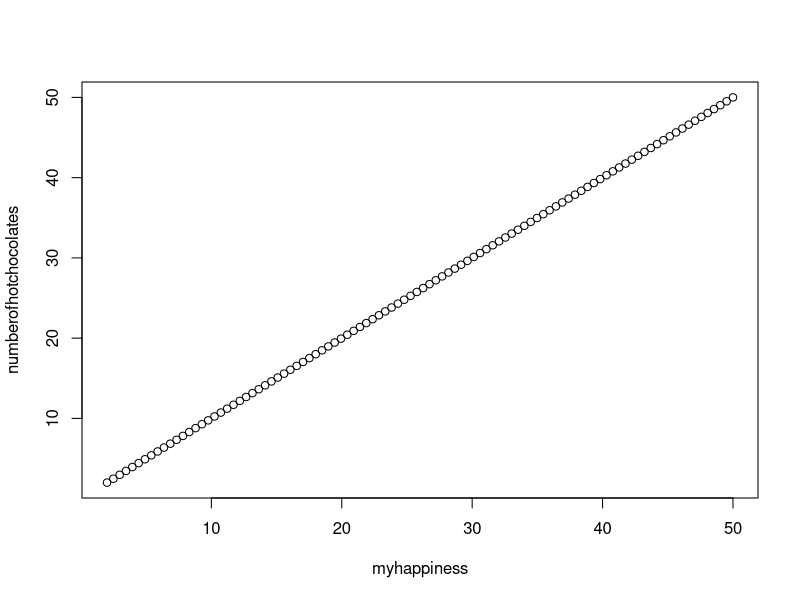
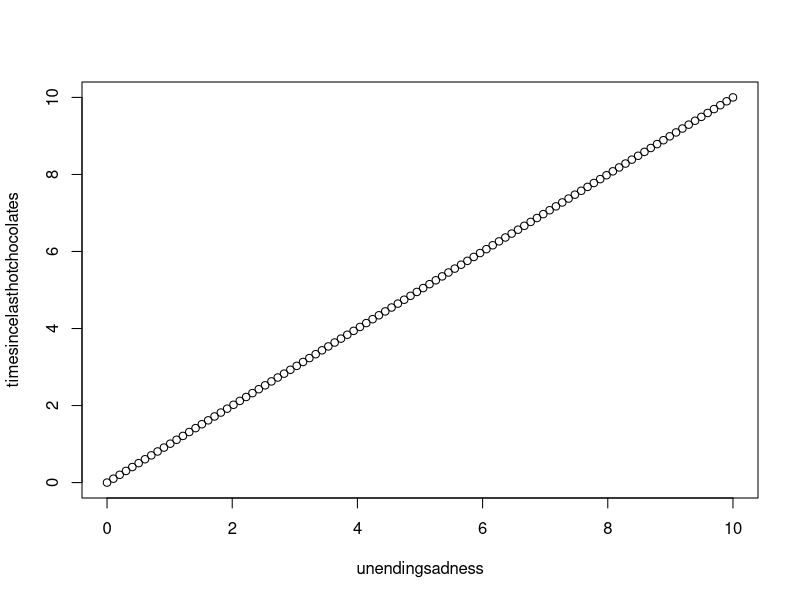

Recreate these plots in R, in order. (Note: this script raises an error after producing the figures.)
## ---- chunk 1
myhappiness<-seq(50,2,length=100)
numberofhotchocolates<-seq(50,2,length=100)
plot(myhappiness, numberofhotchocolates)

## ---- chunk 2
unendingsadness<-seq(10,0, length=100)
timesincelasthotchocolates<-seq(10,0, length=100)
plot(unendingsadness, timesincelasthotchocolates)

## ---- chunk 3
library(ggplot2)
library(dplyr)
library(maps)

world1 <- map_data("world")
data <- world.cities
ggplot() +
  geom_polygon(data = world1, aes(x=long, y = lat, group = group), fill="grey", alpha=0.4) +
  geom_point( data=data, aes(x=long, y=lat)) +
  theme_void() + coord_map() 
